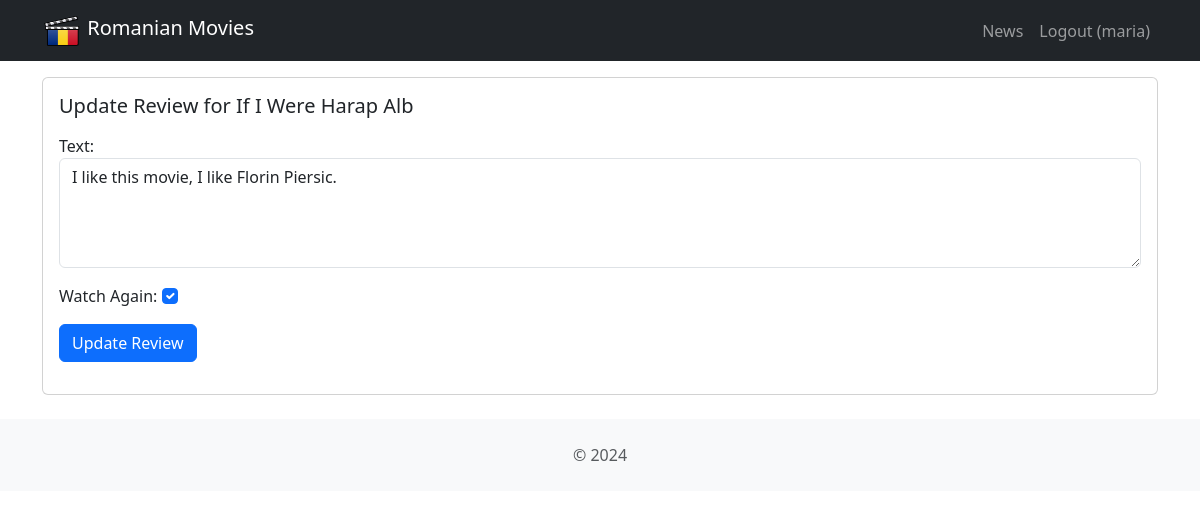
The app's page /movie/review/6 (signed in) with its own data.
### movie/models.py (models this page shows, shortened)
class Review(models.Model):
    text = models.CharField(max_length=100)
    date = models.DateTimeField(auto_now_add=True)
    user = models.ForeignKey(User,on_delete=models.CASCADE)
    movie = models.ForeignKey(Movie,on_delete=models.CASCADE)
    watchAgain = models.BooleanField()

class Movie(models.Model):
    title = models.CharField(max_length=100)
    description = models.CharField(max_length=250)
    image = models.ImageField(upload_to='movie/images/')
    url = models.URLField(blank=True)

### movie/views.py (the view, shortened to what this page needs)
# urls.py: path('review/<int:review_id>', views.modifyreview,  name='modifyreview'),
@login_required
def modifyreview(request, review_id):
    review = get_object_or_404(Review,pk=review_id,user=request.user)
    if request.method == 'GET':
        form = ReviewForm(instance=review)
        return render(request, 'modifyreview.html',
                      {'review': review,'form':form})

### movie/forms.py
class ReviewForm(ModelForm):
    def __init__(self, *args, **kwargs):
        super(ModelForm, self).__init__(*args, **kwargs)
        self.fields['text'].widget.attrs.update(
                            {'class': 'form-control'})
        self.fields['watchAgain'].widget.attrs.update(
                                  {'class': 'form-check-input'})
    class Meta:
        model = Review
        fields = ['text','watchAgain']
        labels = {
            'watchAgain': ('Watch Again')
        }
        widgets = {
            'text': Textarea(attrs={'rows': 4}),
        }

### movie/templates/modifyreview.html (shortened to what this page needs)
{% extends 'base.html' %}
{% block content %}
<div class="card mb-3">
  <div class="row g-0">
    <div>
      <div class="card-body">
        <h5 class="card-title">
          Update Review for {{ review.movie.title }}
        </h5>
        <p class="card-text">
          <form method="POST">
            {{ form.as_p }}
            <button type="submit" class="btn btn-primary">
              Update Review
            </button>
          </form>
        </p>
      </div>
    </div>
  </div>
</div>
{% endblock content %}

### romanianmovies/templates/base.html (shortened to what this page needs)
<!DOCTYPE html>
<html>
  <head>
    <link href="https://cdn.jsdelivr.net/npm/bootstrap@5.3.2/dist/css/bootstrap.min.css" rel="stylesheet">
  </head>
  <body>
    <nav class="navbar navbar-expand-lg navbar-dark bg-dark mb-3">
      <div class="container">
        <a class="navbar-brand" href="{% url 'home' %}">
         {% load static %}
         <img src="{% static 'images/film.png' %}" alt="descriere" width="40" height="34"
            class="d-inline-block align-text-top" />
        Romanian Movies
        </a>
        <div class="collapse navbar-collapse" id="navbarNavAltMarkup">
          <div class="navbar-nav ms-auto">
            <a class="nav-link" href="{% url 'news' %}">News</a>
            {% if user.is_authenticated %}
              <a class="nav-link" href="{% url 'logoutaccount' %}">
                Logout ({{ user.username }})
              </a>
            {% endif %}
          </div>
        </div>
      </div>
    </nav>
    <div class="container">
      {% block content %}
      {% endblock content %}
    </div>
    <footer class="text-center text-lg-start bg-light text-muted mt-4">
      <div class="text-center p-4">
        © 2024
      </div>
    </footer>
  </body>
</html>

### records on screen
Review: movie "If I Were Harap Alb", text "I like this movie, I like Florin Piersic.", watchAgain "☑"

### other values on screen
{{ user.username }} "maria"
